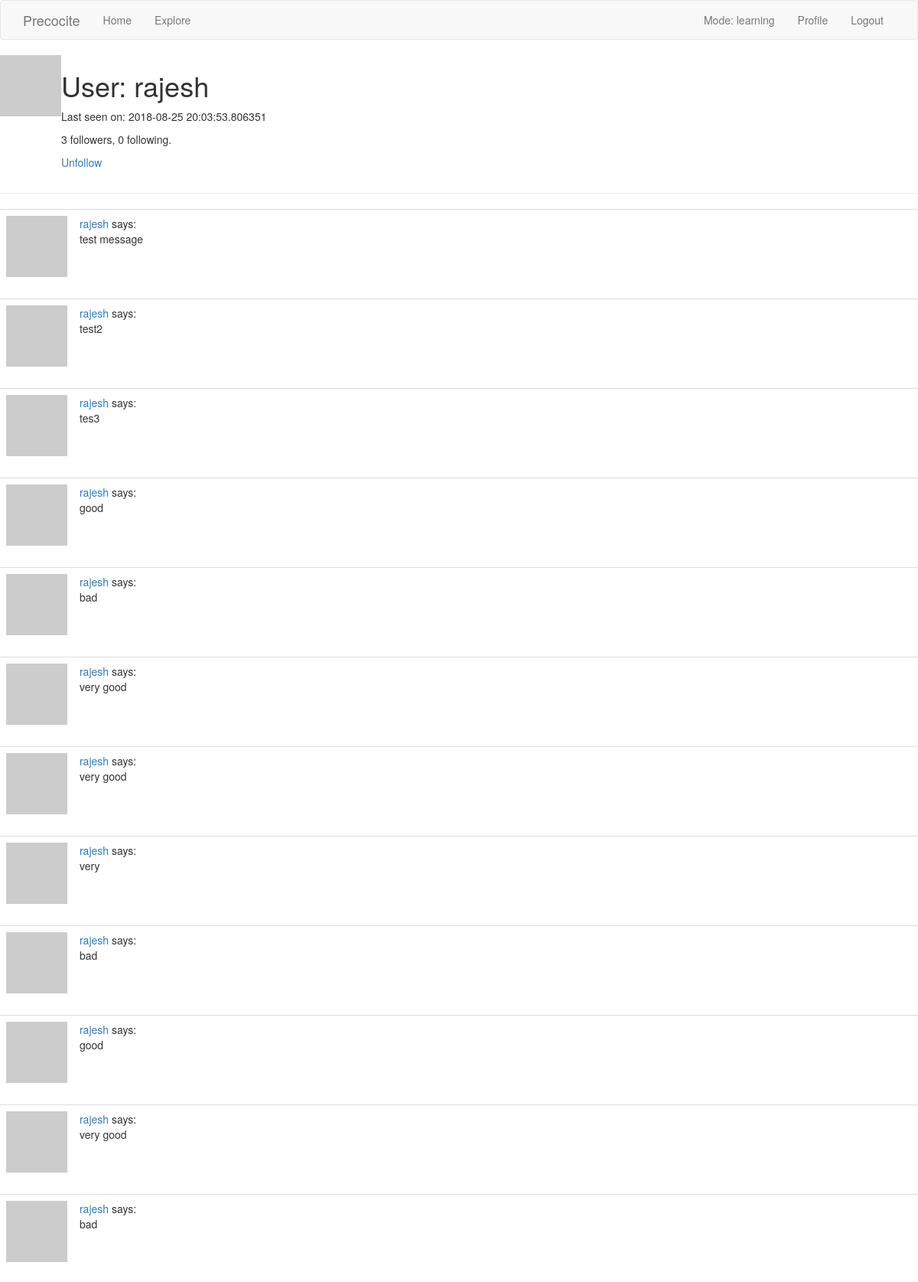
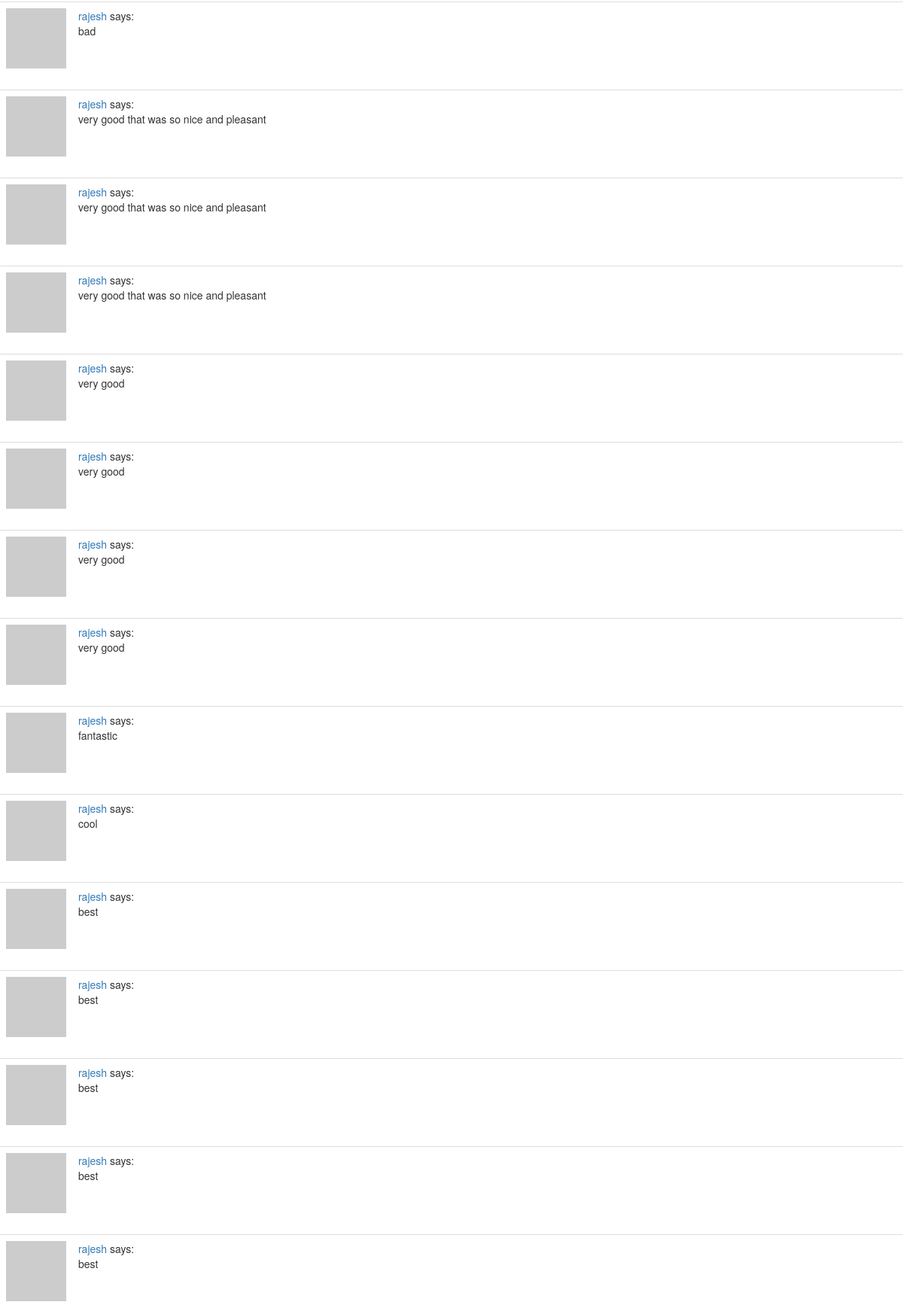
Page /user/rajesh (signed in, upper part) on the committed database (2 pictures, top to bottom).
### app/models.py (models this page shows, shortened)
class User(UserMixin, db.Model):
    id = db.Column(db.Integer, primary_key=True)
    username = db.Column(db.String(64), index=True, unique=True)
    email = db.Column(db.String(120), index=True, unique=True)
    password_hash = db.Column(db.String(128))
    posts = db.relationship('Post', backref='author', lazy='dynamic')
    about_me = db.Column(db.String(140))
    last_seen = db.Column(db.DateTime, default=datetime.utcnow)
    current_mode = db.Column(db.String(64))
    current_polarity = db.Column(db.Float)
    def avatar(self, size):
        digest = md5(self.email.lower().encode('utf-8')).hexdigest()
        return 'https://www.gravatar.com/avatar/{}?d=identicon&s={}'.format(
            digest, size)
    followed = db.relationship(
        'User', secondary=followers,
        primaryjoin=(followers.c.follower_id == id),
        secondaryjoin=(followers.c.followed_id == id),
        backref=db.backref('followers', lazy='dynamic'), lazy='dynamic')
    def is_following(self, user):
        return self.followed.filter(
            followers.c.followed_id == user.id).count() > 0

class Post(db.Model):
    id = db.Column(db.Integer, primary_key=True)
    body = db.Column(db.String(140))
    timestamp = db.Column(db.DateTime, index=True, default=datetime.utcnow)
    user_id = db.Column(db.Integer, db.ForeignKey('user.id'))

### app/routes.py (the view)
@app.route('/user/<username>')
@login_required
def user(username):
    user = User.query.filter_by(username=username).first_or_404()
    posts = user.posts.all()
    return render_template('user.html',  user=user, posts=posts)

### app/models.py (called while the page is built)
@login.user_loader
def load_user(id):
    return User.query.get(int(id))

### app/routes.py (called while the page is built)
@app.before_request
def before_request():
    if current_user.is_authenticated:
        current_user.last_seen = datetime.utcnow()
        db.session.commit()

### app/templates/user.html (shortened to what this page needs)
{% extends "base.html" %}
{% block content %}
    <table>
        <tr valign="top">
            <td><img src="{{ user.avatar(128) }}"></td>
            <td>
                <h1>User: {{ user.username }}</h1>
                {% if user.last_seen %}<p>Last seen on: {{ user.last_seen }}</p>{% endif %}
                <p>{{ user.followers.count() }} followers, {{ user.followed.count() }} following.</p>
                {% if user == current_user %}
                <p><a href="{{ url_for('edit_profile') }}">Edit your profile</a></p>
                {% elif not current_user.is_following(user) %}
                <p><a href="{{ url_for('follow', username=user.username) }}">Follow</a></p>
                {% else %}
                <p><a href="{{ url_for('unfollow', username=user.username) }}">Unfollow</a></p>
                {% endif %}
            </td>
        </tr>
    </table>
    <hr>
    {% for post in posts %}
        {% include '_post.html' %}
    {% endfor %}
{% endblock %}

### app/templates/base.html (shortened to what this page needs)
{% extends 'bootstrap/base.html' %}
{% block navbar %}
    <nav class="navbar navbar-default">
        <div class="container">
            <div class="navbar-header">
                <a class="navbar-brand" href="{{ url_for('landing') }}">Precocite</a>
            </div>
            <div class="collapse navbar-collapse" id="bs-example-navbar-collapse-1">
                <ul class="nav navbar-nav">
                    <li><a href="{{ url_for('landing') }}">Home</a></li>
                    <li><a href="{{ url_for('explore') }}">Explore</a></li>
                </ul>
                <ul class="nav navbar-nav navbar-right">
                    {% if current_user.is_anonymous %}
                    <li><a href="{{ url_for('login') }}">Login</a></li>
                    {% else %}
                    <li><a class="navbar-nav"> Mode: {{ current_user.current_mode }}</a></li>
                    <li><a href="{{ url_for('user', username=current_user.username) }}">Profile</a></li>
                    <li><a href="{{ url_for('logout') }}">Logout</a></li>
                    {% endif %}
                </ul>
            </div>
        </div>
    </nav>
{% endblock %}

### app/templates/_post.html
    <table class="table table-hover">
        <tr>
            <td width="70px">
                <a href="{{ url_for('user', username=post.author.username) }}">
                    <img src="{{ post.author.avatar(70) }}" />
                </a>
            </td>
            <td>
                <a href="{{ url_for('user', username=post.author.username) }}">
                    {{ post.author.username }}
                </a>
                says:
                <br>
                {{ post.body }}
            </td>
        </tr>
    </table>

### rows in the picture
User: current_mode "learning"
User: username "rajesh", last_seen "2018-08-25 20:03:53.806351"
Post: author.username "rajesh", body "test message"
Post: author.username "rajesh", body "test2"
Post: author.username "rajesh", body "tes3"
Post: author.username "rajesh", body "good"
Post: author.username "rajesh", body "bad"
Post: author.username "rajesh", body "very good"
Post: author.username "rajesh", body "very good"
Post: author.username "rajesh", body "very"
Post: author.username "rajesh", body "bad"
Post: author.username "rajesh", body "good"
Post: author.username "rajesh", body "very good"
Post: author.username "rajesh", body "bad"
Post: author.username "rajesh", body "bad"
Post: author.username "rajesh", body "very good that was so nice and pleasant"
Post: author.username "rajesh", body "very good that was so nice and pleasant"
Post: author.username "rajesh", body "very good that was so nice and pleasant"
Post: author.username "rajesh", body "very good"
Post: author.username "rajesh", body "very good"
Post: author.username "rajesh", body "very good"
Post: author.username "rajesh", body "very good"
Post: author.username "rajesh", body "fantastic"
Post: author.username "rajesh", body "cool"
Post: author.username "rajesh", body "best"
Post: author.username "rajesh", body "best"
Post: author.username "rajesh", body "best"
Post: author.username "rajesh", body "best"
Post: author.username "rajesh", body "best"

### other values in the picture
{{ user.followers.count() }} "3"
{{ user.followed.count() }} "0"
